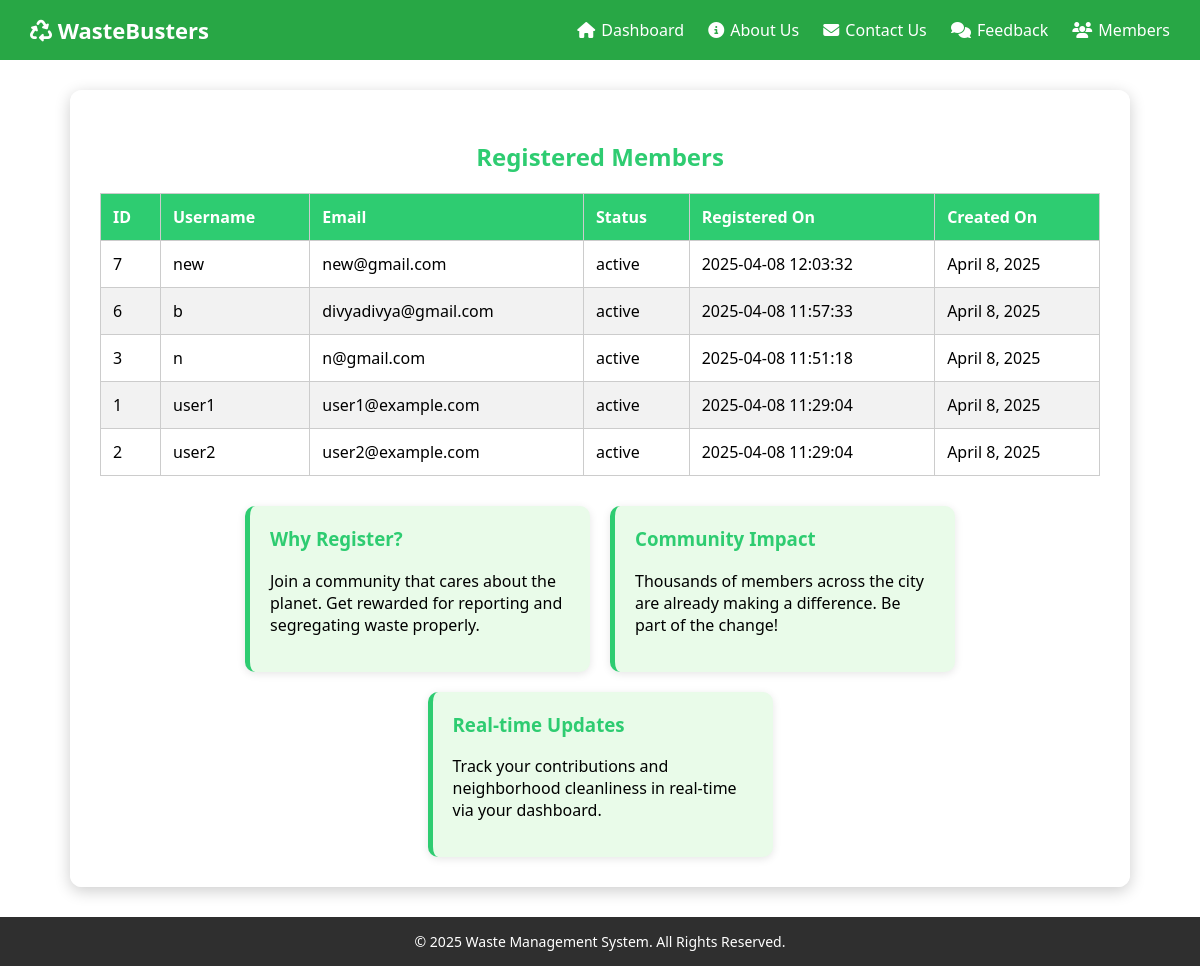
/members.php, run on the app's committed database.
### tables this page shows
CREATE TABLE `users` (
  `id` int(11) NOT NULL,
  `username` varchar(50) NOT NULL,
  `password` varchar(255) NOT NULL,
  `email` varchar(100) NOT NULL,
  `created_at` timestamp NOT NULL DEFAULT current_timestamp(),
  `status` enum('active','deactivated') DEFAULT 'active'
);

### members.php (the view, shortened to what this page needs)
<?php
$servername = "localhost";
$username = "root";
$password = "";
$dbname = "garbage";
$conn = new mysqli($servername, $username, $password, $dbname);
?>
<!DOCTYPE html>
<html lang="en">
<head>
    <link rel="stylesheet" href="https://cdnjs.cloudflare.com/ajax/libs/font-awesome/6.4.0/css/all.min.css">
</head>
<body>
<div class="navbar">
        <div class="logo"><i class="fas fa-recycle"></i> WasteBusters</div>
        <div class="nav-links">
            <a href="index.php"><i class="fas fa-home"></i> Dashboard</a>
            <a href="about.php"><i class="fas fa-info-circle"></i> About Us</a>
            <a href="contact.php"><i class="fas fa-envelope"></i> Contact Us</a>
            <a href="feedback.php"><i class="fas fa-comments"></i> Feedback</a>
            <a href="members.php"><i class="fas fa-users"></i> Members</a>
        </div>
    </div>
<div class="wrapper">
    <div class="container">
        <h2>Registered Members</h2>
        <?php
        $sql = "SELECT id, username, email, status, created_at FROM users ORDER BY created_at DESC";
        $result = $conn->query($sql);
        if ($result === false) {
            echo "<p class='error'>Error fetching data: " . $conn->error . "</p>";
        } elseif ($result->num_rows > 0) {
            echo "<table><thead><tr><th>ID</th><th>Username</th><th>Email</th><th>Status</th><th>Registered On</th> <th>Created On</th></tr></thead><tbody>";
            while($row = $result->fetch_assoc()) {
                echo "<tr>
                        <td>" . htmlspecialchars($row['id']) . "</td>
                        <td>" . htmlspecialchars($row['username']) . "</td>
                        <td>" . htmlspecialchars($row['email']) . "</td>
                        <td>" . htmlspecialchars($row['status']) . "</td>
                        <td>" . htmlspecialchars($row['created_at']) . "</td>
                        <td>" . date("F j, Y", strtotime($row['created_at'])) . "</td>
                      </tr>";
            }
            echo "</tbody></table>";
        } else {
            echo "<p style='text-align:center; color:#888;'>No members registered yet.</p>";
        }
        ?>
        <div class="info-cards">
            <div class="card">
                <h3>Why Register?</h3>
                <p>Join a community that cares about the planet. Get rewarded for reporting and segregating waste properly.</p>
            </div>
            <div class="card">
                <h3>Community Impact</h3>
                <p>Thousands of members across the city are already making a difference. Be part of the change!</p>
            </div>
            <div class="card">
                <h3>Real-time Updates</h3>
                <p>Track your contributions and neighborhood cleanliness in real-time via your dashboard.</p>
            </div>
        </div>
    </div>
    <footer>
        &copy; <?php echo date('Y'); ?> Waste Management System. All Rights Reserved.
    </footer>
</div>
</body>
</html>

### members.php (style rules this page uses)
body, html { height: 100%; margin: 0; font-family: 'Segoe UI', Tahoma, Geneva, Verdana, sans-serif; background-image: url('assets/images/background.jpg'); background-size: cover; background-position: center; }
.wrapper { display: flex; flex-direction: column; min-height: 100vh; }
.container { flex: 1; max-width: 1000px; margin: 30px auto; background-color: rgba(255,255,255,0.95); padding: 30px; border-radius: 12px; box-shadow: 0 4px 16px rgba(0,0,0,0.2); }
h2 { text-align: center; color: #2ecc71; margin-bottom: 20px; }
table { width: 100%; border-collapse: collapse; margin-top: 20px; }
th, td { padding: 12px; border: 1px solid #ccc; text-align: left; }
th { background-color: #2ecc71; color: white; }
tr:nth-child(even) { background-color: #f2f2f2; }
.info-cards { display: flex; gap: 20px; margin-top: 30px; flex-wrap: wrap; justify-content: center; }
.card { background: #e9fbe9; padding: 20px; border-left: 5px solid #2ecc71; border-radius: 10px; width: 300px; box-shadow: 0 2px 8px rgba(0,0,0,0.1); }
.card h3 { margin-top: 0; color: #2ecc71; }
footer { background-color: #2f2f2f; color: white; text-align: center; padding: 15px; font-size: 14px; }
.navbar { background-color: #28a745; padding: 15px 30px; display: flex; justify-content: space-between; align-items: center; color: white; }
.navbar .logo { font-size: 22px; font-weight: bold; }
.navbar .nav-links a { color: white; text-decoration: none; margin-left: 20px; font-size: 16px; display: inline-flex; align-items: center; }
.navbar .nav-links a i { margin-right: 6px; }

### data on the page
users: id "7", username "new", email "new@gmail.com", status "active", created_at "2025-04-08 12:03:32", created_at "April 8, 2025"
users: id "6", username "b", email "divyadivya@gmail.com", status "active", created_at "2025-04-08 11:57:33", created_at "April 8, 2025"
users: id "3", username "n", email "n@gmail.com", status "active", created_at "2025-04-08 11:51:18", created_at "April 8, 2025"
users: id "1", username "user1", email "user1@example.com", status "active", created_at "2025-04-08 11:29:04", created_at "April 8, 2025"
users: id "2", username "user2", email "user2@example.com", status "active", created_at "2025-04-08 11:29:04", created_at "April 8, 2025"
